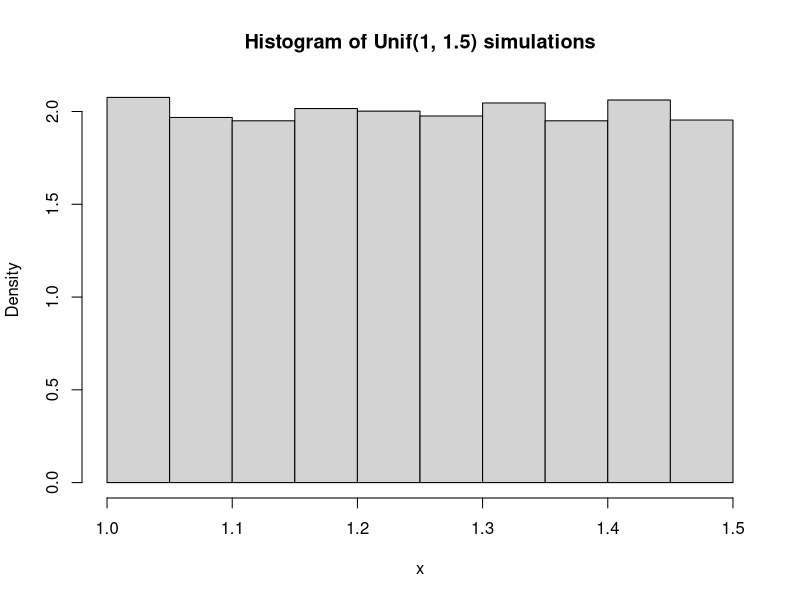
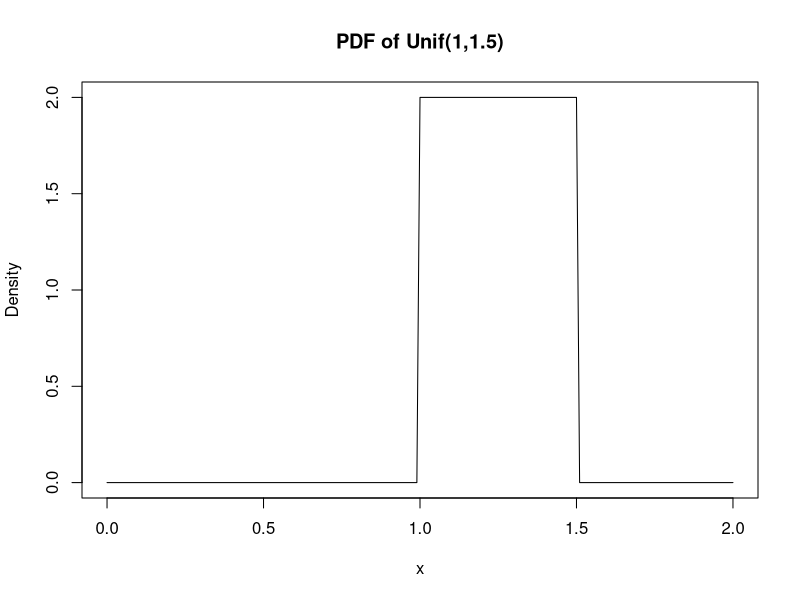
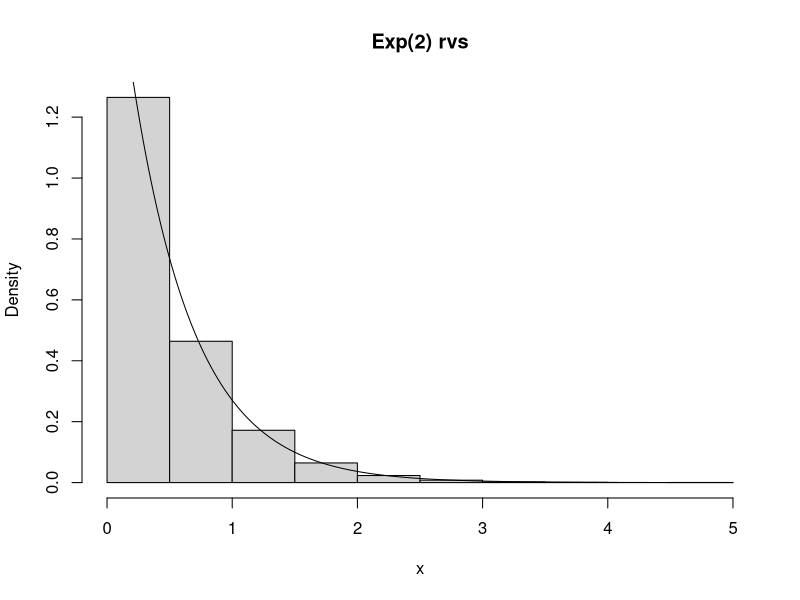

Source code (R) for these figures, in order:
## ---- chunk 1
knitr::opts_chunk$set(echo = TRUE, fig.height = 2.75, fig.width = 4)
## ---- chunk 2
# X ~ N(0, 4) -> What is P(X <= 1)?
pnorm(1, 0, sqrt(4))
## ---- chunk 3
# Generate 10 random variables from the Unif(0,1) distribution:
runif(10, min = 0, max = 1)

# X ~ Exp(2). What is f(1)?
dexp(1, 2)

# Obtain median of standard normal
qnorm(0.5, 0, 1)
## ---- chunk 4
# simulate lots and lots of Unif(1, 1.5) rvs
sims <- runif(10000, min = 1, max = 1.5)

# turn y-axis into a density
hist(x = sims,  xlab = "x", main = "Histogram of Unif(1, 1.5) simulations",
     freq = F)
## ---- chunk 5
# create a sequence of values from 0 and 2 at equally-size 0.01 increments
x_seq <- seq(0, 2, 0.01)

# evaluate PDF of interest at each value in x_seq
f <- dunif(x_seq, min = 1, max = 1.5)

# type = "l" turns into lines
plot(x = x_seq, y = f, xlab = "x", ylab = "Density", main = "PDF of Unif(1,1.5)",
     type = "l")
## ---- chunk 6
# generate lots of Unif(0,1) rvs
u <- runif(10000, min = 0, max = 1)

# use inverse CDF that we derived
lambda <- 2
x <- (-1/lambda) * log(1 - u)

# let's visualize them:
hist(x, xlab = "x", main = "Exp(2) rvs", freq = F)

# let's add the following to to double check
x_seq <- seq(0, 5, 0.01)
f <- dexp(x_seq, rate = lambda)
lines(x_seq, f, type = "l")
